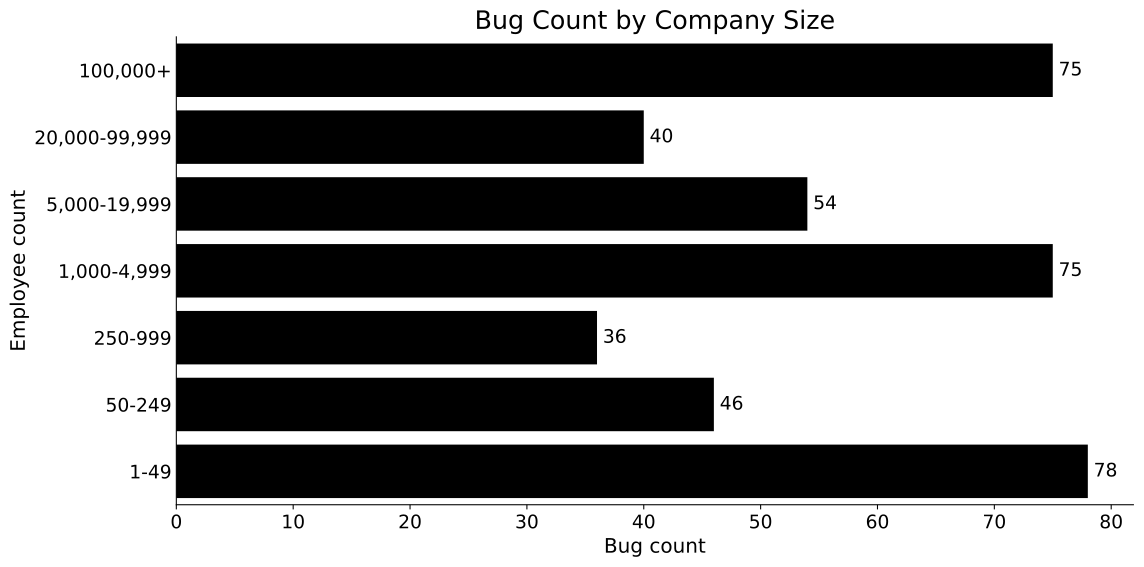

Reproduce this figure in Python.
import pandas as pd
import matplotlib.pyplot as plt
import seaborn as sns

# Define output file
svg_filename = "bugs_by_employee_count.svg"

# Load the CSV file
file_path = "Bugs.csv"  # Update with the correct path if necessary
df = pd.read_csv(file_path)

# Clean and process the data
df["Employee Count"] = (
    df["Employee Count"]
    .astype(str)
    .str.replace(",", "", regex=False)
    .replace({"": pd.NA, "nan": pd.NA})
)
df["Employee Count"] = pd.to_numeric(df["Employee Count"], errors="coerce")

# Drop rows where no employee count is available
df = df.dropna(subset=["Employee Count"]).copy()

# Define sensible buckets
bucket_edges = [0, 50, 250, 1000, 5000, 20000, 100000, float("inf")]
bucket_labels = [
    "1-49",
    "50-249",
    "250-999",
    "1,000-4,999",
    "5,000-19,999",
    "20,000-99,999",
    "100,000+",
]

df["Employee Count Bucket"] = pd.cut(
    df["Employee Count"],
    bins=bucket_edges,
    labels=bucket_labels,
    right=False,
    include_lowest=True,
)

# Count bugs per bucket and order from biggest to smallest bucket
value_counts = (
    df["Employee Count Bucket"]
    .value_counts(sort=False)
    .reindex(bucket_labels)
    .fillna(0)
    .astype(int)
)

# Remove empty buckets if you do not want them shown
value_counts = value_counts[value_counts > 0]

# Reverse order so biggest bucket is at the top
value_counts = value_counts.iloc[::-1]

# Create the figure
fig, ax = plt.subplots(figsize=(12, 6))
sns.barplot(y=value_counts.index, x=value_counts.values, color="black", ax=ax)

# Set font size for ticks
plt.xticks(fontsize=14)
plt.yticks(fontsize=14)

# Remove decimals from scale
ax.xaxis.set_major_locator(plt.MaxNLocator(integer=True))

# Display count numbers next to bars
for i, v in enumerate(value_counts.values):
    ax.text(v + 0.5, i, str(v), va="center", fontsize=14)

# Remove the top and right spines
ax.spines["top"].set_visible(False)
ax.spines["right"].set_visible(False)

# Set labels and title
ax.set_xlabel("Bug count", fontsize=15)
ax.set_ylabel("Employee count", fontsize=15)
ax.set_title("Bug Count by Company Size", fontsize=19)

# Hide tick marks on the y-axis
ax.tick_params(axis="y", which="both", length=0)

# Adjust layout to prevent label cutoff
plt.tight_layout()

# Save the figure
plt.savefig(svg_filename, format="svg", bbox_inches="tight")
plt.close()

print(f"Graph saved as {svg_filename}")
